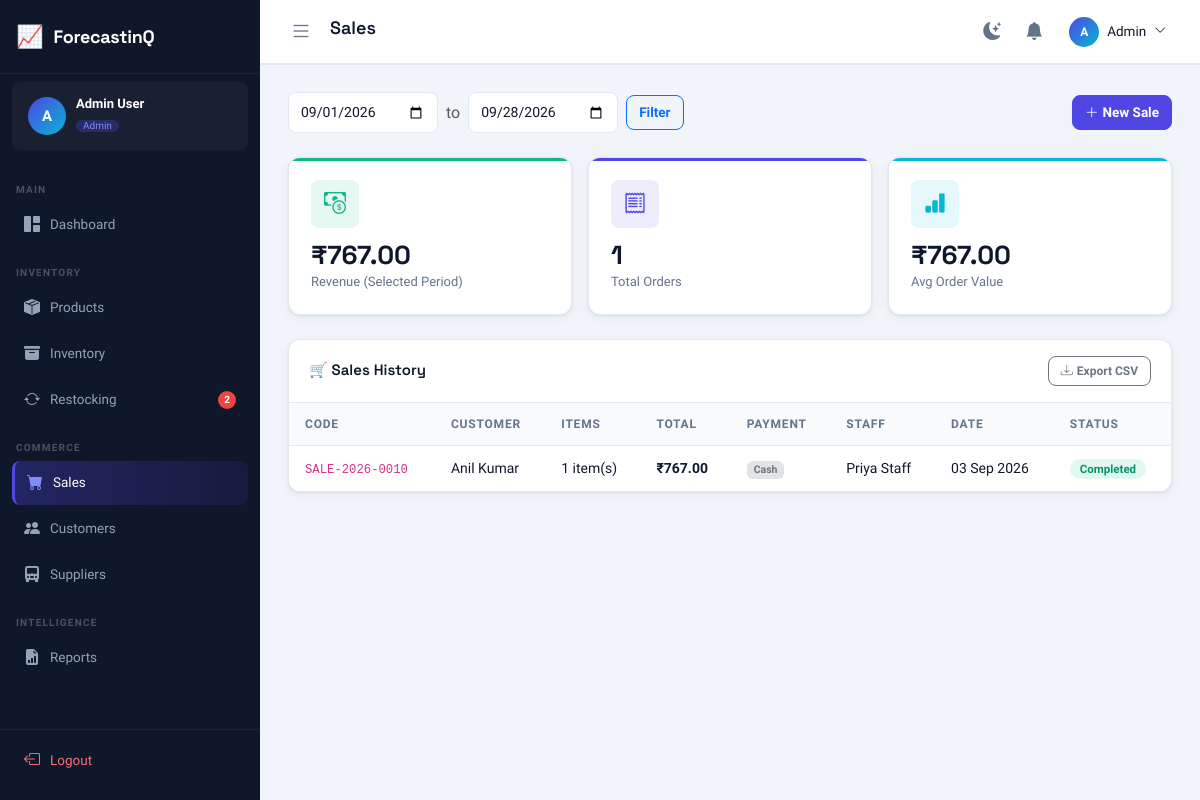
Screenshot of /sales/ (signed in) with the database file from the repository.
### tables this page shows
CREATE TABLE sales (
    id INTEGER PRIMARY KEY AUTOINCREMENT,
    sale_code VARCHAR(30) UNIQUE NOT NULL,
    customer_id INTEGER,
    user_id INTEGER,
    total_amount DECIMAL(15,2) NOT NULL DEFAULT 0.00,
    discount DECIMAL(10,2) DEFAULT 0.00,
    tax DECIMAL(10,2) DEFAULT 0.00,
    grand_total DECIMAL(15,2) NOT NULL DEFAULT 0.00,
    payment_method VARCHAR(20) DEFAULT 'cash' CHECK(payment_method IN ('cash','card','online','upi')),
    status VARCHAR(20) DEFAULT 'completed' CHECK(status IN ('completed','pending','cancelled')),
    sale_date DATE NOT NULL,
    notes TEXT,
    created_at TIMESTAMP DEFAULT CURRENT_TIMESTAMP,
    FOREIGN KEY (customer_id) REFERENCES customers(id) ON DELETE SET NULL,
    FOREIGN KEY (user_id) REFERENCES users(id) ON DELETE SET NULL
);

CREATE TABLE customers (
    id INTEGER PRIMARY KEY AUTOINCREMENT,
    customer_code VARCHAR(20) UNIQUE NOT NULL,
    name VARCHAR(150) NOT NULL,
    email VARCHAR(150),
    phone VARCHAR(20),
    address TEXT,
    city VARCHAR(100),
    country VARCHAR(100),
    total_purchases DECIMAL(15,2) DEFAULT 0.00,
    status VARCHAR(20) DEFAULT 'active' CHECK(status IN ('active','inactive')),
    created_at TIMESTAMP DEFAULT CURRENT_TIMESTAMP,
    updated_at TIMESTAMP DEFAULT CURRENT_TIMESTAMP
);

CREATE TABLE users (
    id INTEGER PRIMARY KEY AUTOINCREMENT,
    full_name VARCHAR(150) NOT NULL,
    email VARCHAR(150) NOT NULL UNIQUE,
    username VARCHAR(100) NOT NULL UNIQUE,
    phone VARCHAR(20),
    password_hash VARCHAR(255) NOT NULL,
    role VARCHAR(20) DEFAULT 'staff' CHECK(role IN ('admin','manager','staff')),
    status VARCHAR(20) DEFAULT 'active' CHECK(status IN ('active','inactive')),
    last_login DATETIME,
    remember_token VARCHAR(255),
    created_at TIMESTAMP DEFAULT CURRENT_TIMESTAMP,
    updated_at TIMESTAMP DEFAULT CURRENT_TIMESTAMP
);

### blueprints/sales.py (the view, shortened to what this page needs)
@bp.route("/", methods=["GET", "POST"])
@login_required
def index():
    date_from = request.args.get("from") or date.today().replace(day=1).isoformat()
    date_to = request.args.get("to") or date.today().isoformat()
    page = max(1, int(request.args.get("page") or 1))
    per_page = 10
    offset = (page - 1) * per_page
    sales = dbFetchAll(
        """
        SELECT s.*, c.name AS customer_name, u.full_name AS staff_name
        FROM sales s
        LEFT JOIN customers c ON c.id=s.customer_id
        LEFT JOIN users u ON u.id=s.user_id
        WHERE s.sale_date BETWEEN ? AND ?
        ORDER BY s.created_at DESC LIMIT ? OFFSET ?
        """,
        (date_from, date_to, per_page, offset),
    )
    for s in sales:
        item_count = dbFetchOne("SELECT COUNT(*) AS v FROM sales_items WHERE sale_id=?", (s["id"],))
        s["item_count"] = item_count["v"] if item_count else 0
    total_count = dbFetchOne("SELECT COUNT(*) AS v FROM sales WHERE sale_date BETWEEN ? AND ?", (date_from, date_to))
    total_revenue = dbFetchOne(
        "SELECT COALESCE(SUM(grand_total),0) AS v FROM sales WHERE status='completed' AND sale_date BETWEEN ? AND ?",
        (date_from, date_to),
    )
    total_pages = (total_count["v"] + per_page - 1) // per_page if total_count["v"] else 0
    customers = dbFetchAll("SELECT * FROM customers WHERE status='active' ORDER BY name")
    products = dbFetchAll("SELECT id, name, selling_price, stock_quantity FROM products WHERE status='active' AND stock_quantity>0 ORDER BY name")
    avg_order = (total_revenue["v"] / total_count["v"]) if total_count["v"] else 0
    products_json = json.dumps([
        {"id": p["id"], "name": p["name"], "price": p["selling_price"], "stock": p["stock_quantity"]}
        for p in products
    ])
    return render_template(
        "sales/index.html",
        page_title="Sales", active_menu="sales",
        sales=sales, total_count=total_count["v"], total_revenue=total_revenue["v"],
        avg_order=avg_order, total_pages=total_pages, page=page,
        date_from=date_from, date_to=date_to,
        customers=customers, products=products, products_json=products_json,
    )

### db.py (called while the page is built)
def get_db():
    if "db" not in g:
        g.db = sqlite3.connect(current_app.config["DATABASE_PATH"])
        g.db.row_factory = sqlite3.Row
        g.db.execute("PRAGMA foreign_keys = ON")
    return g.db

def _row_to_dict(row):
    return dict(row) if row is not None else None

def dbFetchAll(sql, params=()):
    cur = get_db().execute(sql, params)
    return [dict(r) for r in cur.fetchall()]

def dbFetchOne(sql, params=()):
    cur = get_db().execute(sql, params)
    row = cur.fetchone()
    return _row_to_dict(row)

### utils.py (called while the page is built)
def is_logged_in() -> bool:
    return bool(session.get("user_id"))

def get_current_user() -> dict:
    return {
        "id": session.get("user_id", 0),
        "name": session.get("user_name", ""),
        "email": session.get("user_email", ""),
        "role": session.get("user_role", ""),
        "username": session.get("username", ""),
    }

def login_required(view):
    @wraps(view)
    def wrapped(*args, **kwargs):
        if not is_logged_in():
            return redirect(url_for("auth.login"))
        return view(*args, **kwargs)
    return wrapped

def generate_csrf() -> str:
    if "csrf_token" not in session:
        session["csrf_token"] = secrets.token_hex(32)
    return session["csrf_token"]

def format_currency(amount) -> str:
    try:
        return "\u20b9" + f"{float(amount):,.2f}"
    except (TypeError, ValueError):
        return "\u20b90.00"

def format_date(value) -> str:
    if not value:
        return ""
    dt = _to_datetime(value)
    return dt.strftime("%d %b %Y") if dt else str(value)

def _to_datetime(value):
    if isinstance(value, (datetime, date)):
        return value
    if not isinstance(value, str):
        return None
    for fmt in ("%Y-%m-%d %H:%M:%S", "%Y-%m-%d", "%Y-%m-%dT%H:%M:%S"):
        try:
            return datetime.strptime(value, fmt)
        except ValueError:
            continue
    return None

def get_unread_notifications():
    user = get_current_user()
    return dbFetchAll(
        "SELECT * FROM notifications WHERE user_id = ? AND is_read = 0 ORDER BY created_at DESC LIMIT 10",
        (user["id"],),
    )

def get_notification_count() -> int:
    user = get_current_user()
    row = dbFetchOne(
        "SELECT COUNT(*) AS cnt FROM notifications WHERE user_id = ? AND is_read = 0",
        (user["id"],),
    )
    return int(row["cnt"]) if row else 0

### templates/sales/index.html (shortened to what this page needs)
{% extends "base.html" %}
{% block content %}
<div class="d-flex align-items-center justify-content-between mb-4 flex-wrap gap-3">
    <form class="d-flex gap-2 align-items-center flex-wrap" method="GET">
        <input type="date" name="from" value="{{ date_from }}" class="form-control" style="width:150px;"/>
        <span class="text-muted">to</span>
        <input type="date" name="to" value="{{ date_to }}" class="form-control" style="width:150px;"/>
        <button type="submit" class="btn btn-outline-primary">Filter</button>
    </form>
    <button class="btn btn-primary" data-bs-toggle="modal" data-bs-target="#newSaleModal">
        <i class="bi bi-plus-lg me-1"></i>New Sale
    </button>
</div>
<div class="row g-3 mb-4">
    <div class="col-md-4">
        <div class="stat-card" style="--card-color:#10b981;--card-icon-bg:rgba(16,185,129,0.1)">
            <div class="stat-card-icon"><i class="bi bi-cash-coin" style="color:#10b981"></i></div>
            <div class="stat-card-value">{{ fmt_currency(total_revenue) }}</div>
            <div class="stat-card-label">Revenue (Selected Period)</div>
        </div>
    </div>
    <div class="col-md-4">
        <div class="stat-card" style="--card-color:#4f46e5;--card-icon-bg:rgba(79,70,229,0.1)">
            <div class="stat-card-icon"><i class="bi bi-receipt" style="color:#4f46e5"></i></div>
            <div class="stat-card-value">{{ total_count }}</div>
            <div class="stat-card-label">Total Orders</div>
        </div>
    </div>
    <div class="col-md-4">
        <div class="stat-card" style="--card-color:#06b6d4;--card-icon-bg:rgba(6,182,212,0.1)">
            <div class="stat-card-icon"><i class="bi bi-bar-chart-fill" style="color:#06b6d4"></i></div>
            <div class="stat-card-value">{{ fmt_currency(avg_order) }}</div>
            <div class="stat-card-label">Avg Order Value</div>
        </div>
    </div>
</div>
<div class="table-card">
    <div class="table-card-header">
        <span class="table-card-title">🛒 Sales History</span>
        <a href="{{ url_for('reports.export') }}?type=sales&from={{ date_from }}&to={{ date_to }}" class="btn btn-sm btn-outline-secondary">
            <i class="bi bi-download me-1"></i>Export CSV
        </a>
    </div>
    <div class="table-responsive">
        <table class="table">
            <thead><tr><th>Code</th><th>Customer</th><th>Items</th><th>Total</th><th>Payment</th><th>Staff</th><th>Date</th><th>Status</th></tr></thead>
            <tbody>
            {% if not sales %}
            <tr><td colspan="8"><div class="empty-state"><i class="bi bi-receipt"></i><p>No sales found for selected period.</p></div></td></tr>
            {% else %}
            {% for s in sales %}
            <tr>
                <td><code>{{ s.sale_code }}</code></td>
                <td>{{ s.customer_name or 'Walk-in' }}</td>
                <td>{{ s.item_count }} item(s)</td>
                <td class="fw-700">{{ fmt_currency(s.grand_total) }}</td>
                <td><span class="badge bg-secondary-subtle text-secondary">{{ s.payment_method|capitalize }}</span></td>
                <td>{{ s.staff_name or '—' }}</td>
                <td>{{ fmt_date(s.sale_date) }}</td>
                <td><span class="badge-status badge-{{ s.status }}">{{ s.status|capitalize }}</span></td>
            </tr>
            {% endfor %}
            {% endif %}
            </tbody>
        </table>
    </div>
</div>
{% endblock %}

### static/css/app.css (style rules this page uses)
:root { --primary: #4f46e5; --primary-dark: #3730a3; --primary-light: #818cf8; --accent: #06b6d4; --success: #10b981; --warning: #f59e0b; --danger: #ef4444; --info: #3b82f6; --bg: #f1f5f9; --surface: #ffffff; --surface-2: #f8fafc; --border: #e2e8f0; --border-light: #f1f5f9; --text-primary: #0f172a; --text-secondary:#64748b; --text-muted: #94a3b8; --sidebar-bg: #0f172a; --sidebar-text: #94a3b8; --sidebar-active:#4f46e5; --sidebar-hover: rgba(255,255,255,0.07); --sidebar-width: 260px; --topbar-bg: #ffffff; --topbar-height: 64px; --radius: 12px; --radius-sm: 8px; --radius-lg: 16px; --shadow: 0 1px 3px rgba(0,0,0,0.08), 0 4px 16px rgba(0,0,0,0.04); --shadow-md: 0 4px 24px rgba(0,0,0,0.10); --font-main: 'Plus Jakarta Sans', sans-serif; --font-head: 'Space Grotesk', sans-serif; --transition: 0.22s cubic-bezier(0.4,0,0.2,1); }
*, *::before, *::after { box-sizing: border-box; margin: 0; padding: 0; }
html { scroll-behavior: smooth; }
body { font-family: var(--font-main); background: var(--bg); color: var(--text-primary); display: flex; min-height: 100vh; overflow-x: hidden; transition: background var(--transition), color var(--transition); }
.stat-card { background: var(--surface); border: 1px solid var(--border); border-radius: var(--radius); padding: 22px; box-shadow: var(--shadow); transition: transform var(--transition), box-shadow var(--transition); position: relative; overflow: hidden; }
.stat-card::after { content: ''; position: absolute; top: 0; left: 0; right: 0; height: 3px; background: var(--card-color, var(--primary)); }
.stat-card-icon { width: 48px; height: 48px; border-radius: var(--radius-sm); display: flex; align-items: center; justify-content: center; font-size: 22px; margin-bottom: 14px; background: var(--card-icon-bg, rgba(79,70,229,0.1)); }
.stat-card-value { font-family: var(--font-head); font-size: 26px; font-weight: 700; color: var(--text-primary); line-height: 1; }
.stat-card-label { font-size: 13px; color: var(--text-secondary); margin-top: 4px; }
.table-card { background: var(--surface); border: 1px solid var(--border); border-radius: var(--radius); box-shadow: var(--shadow); overflow: hidden; }
.table-card-header { display: flex; align-items: center; justify-content: space-between; padding: 16px 20px; border-bottom: 1px solid var(--border); flex-wrap: wrap; gap: 10px; }
.table-card-title { font-family: var(--font-head); font-size: 15px; font-weight: 600; color: var(--text-primary); }
.table { margin: 0; }
.table thead th { background: var(--surface-2); color: var(--text-secondary); font-size: 12px; font-weight: 600; text-transform: uppercase; letter-spacing: 0.8px; padding: 12px 16px; border-bottom: 1px solid var(--border); border-top: none; }
.table tbody td { padding: 12px 16px; font-size: 14px; color: var(--text-primary); vertical-align: middle; border-bottom: 1px solid var(--border-light); }
.table tbody tr:last-child td { border-bottom: none; }
.badge-status { padding: 3px 10px; border-radius: 20px; font-size: 11.5px; font-weight: 600; }
.badge-completed { background: rgba(16,185,129,0.12); color: #059669; }
.form-control, .form-select { background: var(--surface); border: 1px solid var(--border); color: var(--text-primary); border-radius: var(--radius-sm); padding: 9px 12px; font-size: 14px; font-family: var(--font-main); transition: border-color var(--transition), box-shadow var(--transition); }
.btn { border-radius: var(--radius-sm); font-weight: 600; font-family: var(--font-main); font-size: 13.5px; transition: all var(--transition); }
.btn-primary { background: var(--primary); border-color: var(--primary); }
.btn-sm { font-size: 12px; padding: 5px 12px; }
.fw-700 { font-weight: 700; }

### rows the page displays
sales: sale_code "SALE-2026-0010", name "Anil Kumar", item_count "1", grand_total "₹767.00", payment_method "Cash", full_name "Priya Staff", sale_date "03 Sep 2026", status "Completed"

### other values shown
{{ app_name }} "ForecastinQ"
{{ (current_user.name or '?')[0]|upper }} "A"
{{ current_user.name }} "Admin User"
{{ current_user.role|capitalize }} "Admin"
{{ low_stock_count }} "2"
{{ page_title|default('Dashboard') }} "Sales"
{{ current_user.name.split(' ')[0] if current_user.name else '' }} "Admin"
{{ fmt_currency(total_revenue) }} "₹767.00"
{{ total_count }} "1"
{{ fmt_currency(avg_order) }} "₹767.00"
